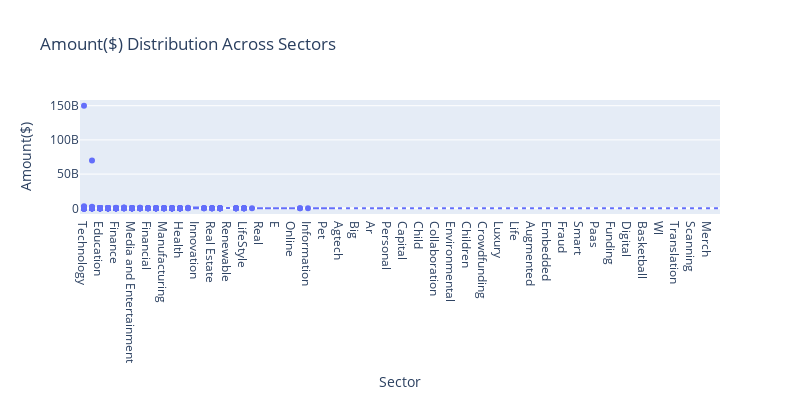

Here is the notebook cell this chart was saved with:
### Markdown cell above
Numerical-Categorical

### Code cell
# Create the box plot using Plotly Express
fig = px.box(final_dataset, x='sector', y='amount($)', title='Amount($) Distribution Across Sectors',
             labels={'sector': 'Sector', 'amount($)': 'Amount($)'})
fig.update_layout(xaxis={'categoryorder': 'total descending'},
                  height=400,
                  width=800)
fig.show()

### Figure 1 — Plotly figure (JSON) as saved in the notebook; plotly's stock layout.template omitted (floating-point values rounded to 4 significant figures; data arrays with more than 128 entries replaced by an {"elided": "..."} marker saying what was removed)
{"data": [{"alignmentgroup": "True", "hovertemplate": "Sector=%{x}<br>Amount($)=%{y}<extra></extra>", "legendgroup": "", "marker": {"color": "#636efa"}, "name": "", "notched": false, "offsetgroup": "", "orientation": "v", "showlegend": false, "type": "box", "x": {"elided": "2856 str values"}, "x0": " ", "xaxis": "x", "y": {"elided": "2856 float values"}, "y0": " ", "yaxis": "y"}], "layout": {"boxmode": "group", "height": 400, "legend": {"tracegroupgap": 0}, "title": {"text": "Amount($) Distribution Across Sectors"}, "width": 800, "xaxis": {"anchor": "y", "categoryorder": "total descending", "domain": [0, 1], "title": {"text": "Sector"}}, "yaxis": {"anchor": "x", "domain": [0, 1], "title": {"text": "Amount($)"}}}}
